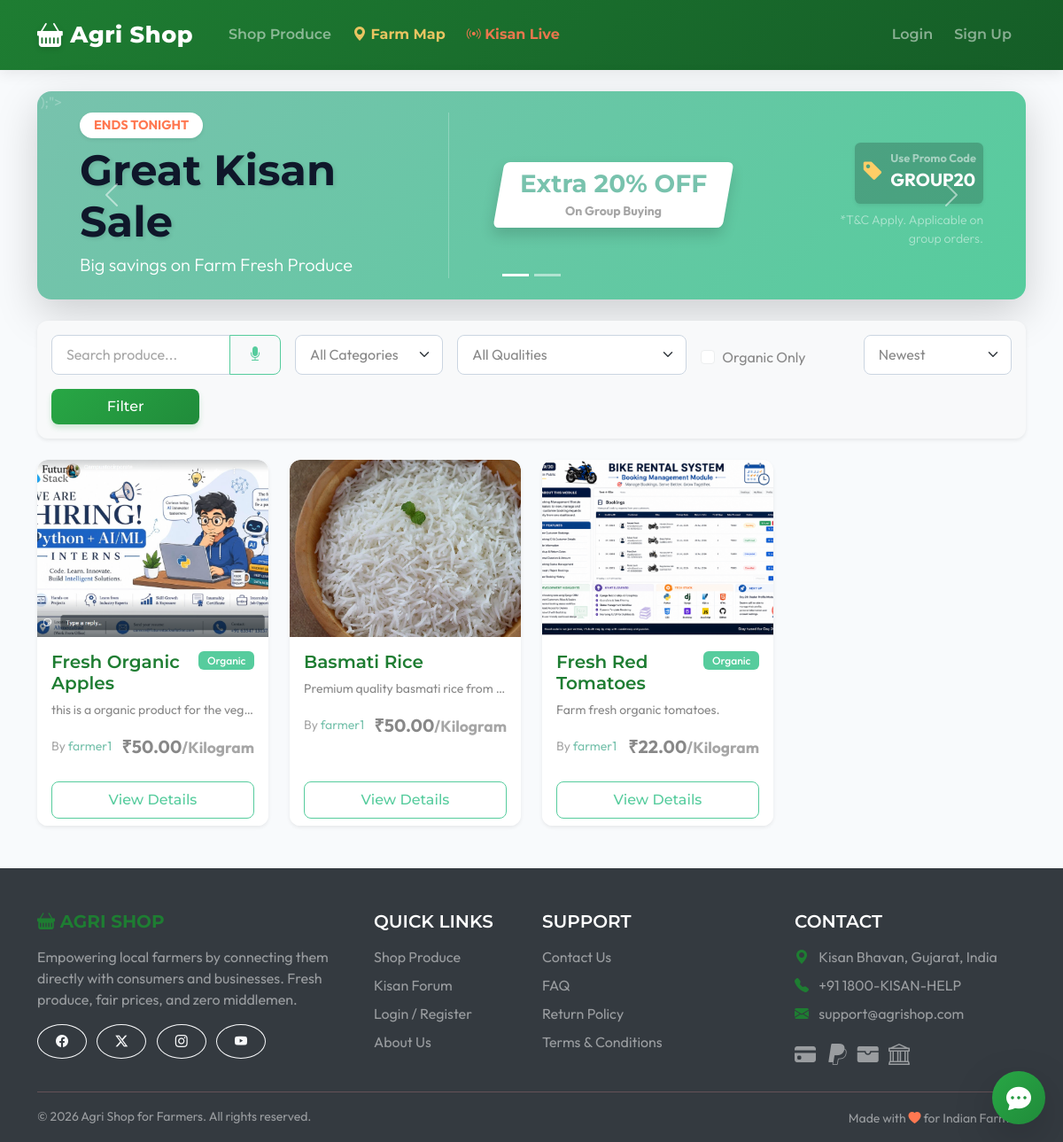
The page / on the database its author committed.
### products/models.py (models this page shows, shortened)
class Product(models.Model):
    UNIT_CHOICES = [
        ('kg', 'Kilogram'),
        ('quintal', 'Quintal (100kg)'),
        ('dozen', 'Dozen'),
        ('litre', 'Litre'),
        ('piece', 'Piece'),
    ]
    QUALITY_CHOICES = [
        ('A', 'Grade A (Premium)'),
        ('B', 'Grade B (Standard)'),
        ('C', 'Grade C (Processing/Juice)'),
        ('organic', 'Certified Organic'),
        ('pesticide_free', 'Pesticide-Free'),
    ]
    farmer = models.ForeignKey(settings.AUTH_USER_MODEL, on_delete=models.CASCADE, related_name='products')
    category = models.ForeignKey(Category, on_delete=models.CASCADE, related_name='products')
    name = models.CharField(max_length=200)
    description = models.TextField()
    image = models.ImageField(upload_to='product_images/', blank=True, null=True)
    price_per_unit = models.DecimalField(max_digits=10, decimal_places=2)
    unit = models.CharField(max_length=20, choices=UNIT_CHOICES, default='kg')
    quantity_available = models.DecimalField(max_digits=10, decimal_places=2)
    bulk_price_threshold = models.DecimalField(max_digits=10, decimal_places=2, null=True, blank=True, help_text="Minimum quantity for bulk pricing")
    bulk_price_per_unit = models.DecimalField(max_digits=10, decimal_places=2, null=True, blank=True, help_text="Price per unit when threshold is met")
    is_organic = models.BooleanField(default=False)
    quality_grade = models.CharField(max_length=20, choices=QUALITY_CHOICES, blank=True)
    is_imperfect = models.BooleanField(default=False, help_text="Ugly veggies at discount")
    harvest_date = models.DateField(blank=True, null=True)
    is_active = models.BooleanField(default=True)
    created_at = models.DateTimeField(auto_now_add=True)
    updated_at = models.DateTimeField(auto_now=True)

### accounts/models.py (models this page shows, shortened)
class User(AbstractUser):
    class Role(models.TextChoices):
        FARMER = 'FARMER', 'Farmer'
        BUYER = 'BUYER', 'Buyer'
        BUSINESS_BUYER = 'BUSINESS_BUYER', 'Business Buyer'
        AGRO_DEALER = 'AGRO_DEALER', 'Agro Dealer'
    role = models.CharField(max_length=20, choices=Role.choices, default=Role.BUYER)
    phone = models.CharField(max_length=15, blank=True)
    address = models.TextField(blank=True)
    village_or_city = models.CharField(max_length=100, blank=True)
    state = models.CharField(max_length=50, blank=True)
    is_verified_farmer = models.BooleanField(default=False)
    @property
    def average_rating(self):
        if self.role != self.Role.FARMER:
            return None
        reviews = self.reviews_received.all()
        if not reviews:
            return None
        return round(sum(r.rating for r in reviews) / reviews.count(), 1)

### products/views.py (the view)
# urls.py: path('', views.product_list, name='product_list'),
def product_list(request):
    if request.user.is_authenticated:
        if request.user.role == 'AGRO_DEALER':
            return redirect('agro_dashboard')
        elif request.user.role == 'FARMER':
            return redirect('farmer_sales')
    query = request.GET.get('q', '')
    category_id = request.GET.get('category', '')
    is_organic = request.GET.get('organic', '')
    quality = request.GET.get('quality', '')
    products = Product.objects.filter(is_active=True)
    if query:
        products = products.filter(Q(name__icontains=query) | Q(description__icontains=query))
    if category_id:
        products = products.filter(category_id=category_id)
    if is_organic:
        products = products.filter(is_organic=True)
    if quality:
        products = products.filter(quality_grade=quality)
    sort_by = request.GET.get('sort', '')
    if sort_by == 'nearest' and request.user.is_authenticated:
        user_city = request.user.village_or_city.lower().strip()
        user_state = request.user.state.lower().strip()
        products = products.annotate(
            location_rank=Case(
                When(farmer__village_or_city__iexact=user_city, farmer__state__iexact=user_state, then=Value(1)),
                When(farmer__state__iexact=user_state, then=Value(2)),
                default=Value(3),
                output_field=IntegerField(),
            )
        ).order_by('location_rank', '-created_at')
    else:
        products = products.order_by('-created_at')
    categories = Category.objects.all()
    context = {
        'products': products,
        'categories': categories,
        'quality_choices': Product.QUALITY_CHOICES,
    }
    return render(request, 'products/product_list.html', context)

### templates/products/product_list.html (shortened to what this page needs)
{% extends 'base.html' %}
{% block content %}
<div id="promoCarousel" class="carousel slide mb-4 rounded-4 shadow-lg overflow-hidden" data-bs-ride="carousel">
    <div class="carousel-indicators">
        <button type="button" data-bs-target="#promoCarousel" data-bs-slide-to="0" class="active" aria-current="true" aria-label="Slide 1"></button>
        <button type="button" data-bs-target="#promoCarousel" data-bs-slide-to="1" aria-label="Slide 2"></button>
    </div>
    <div class="carousel-inner">
        <div class="carousel-item active" style="background: linear-gradient(135deg, #78c2ad 0%, #56cc9d 100%); color: white;">
            <div class="position-absolute w-100 h-100 opacity-25" style=""></div>
            <div class="container-fluid py-4 position-relative">
                <div class="row align-items-center">
                    <div class="col-md-5 text-center text-md-start px-md-5 border-end border-white border-opacity-25">
                        <div class="d-inline-block bg-white fw-bold rounded-pill px-3 py-1 mb-2 shadow-sm" style="color: #ff7851; font-size: 0.9rem;">
                            ENDS TONIGHT
                        </div>
                        <h1 class="display-5 fw-bolder mb-1" style="text-shadow: 2px 2px 4px rgba(0,0,0,0.1);">Great Kisan Sale</h1>
                        <p class="fs-5 mb-0 fw-light">Big savings on Farm Fresh Produce</p>
                    </div>
                    <div class="col-md-4 text-center py-3 py-md-0">
                        <div class="bg-white d-inline-block rounded px-4 py-2 shadow" style="transform: skew(-10deg);">
                            <div style="transform: skew(10deg);">
                                <h3 class="mb-0 fw-bold" style="color: #78c2ad;">Extra 20% OFF</h3>
                                <small class="text-muted fw-bold">On Group Buying</small>
                            </div>
                        </div>
                    </div>
                    <div class="col-md-3 text-center text-md-end px-md-5">
                        <div class="bg-dark text-white p-2 rounded shadow-sm d-inline-block text-start" style="background-color: rgba(0,0,0,0.2) !important;">
                            <div class="d-flex align-items-center mb-1">
                                <i class="bi bi-tag-fill text-warning fs-4 me-2"></i>
                                <div>
                                    <span class="d-block fw-bold text-white-50" style="font-size: 0.8rem;">Use Promo Code</span>
                                    <span class="fs-5 fw-bolder text-white">GROUP20</span>
                                </div>
                            </div>
                        </div>
                        <div class="mt-2 text-white-50 small fw-light">*T&C Apply. Applicable on group orders.</div>
                    </div>
                </div>
            </div>
        </div>
    </div>
    <button class="carousel-control-prev" type="button" data-bs-target="#promoCarousel" data-bs-slide="prev">
        <span class="carousel-control-prev-icon" aria-hidden="true"></span>
    </button>
    <button class="carousel-control-next" type="button" data-bs-target="#promoCarousel" data-bs-slide="next">
        <span class="carousel-control-next-icon" aria-hidden="true"></span>
    </button>
</div>
<div class="row mb-4">
    <div class="col-md-12">
        <div class="card bg-light shadow-sm">
            <div class="card-body">
                <form method="get" class="row g-3 align-items-center">
                    <div class="col-md-3">
                        <div class="input-group">
                            <input type="text" name="q" id="searchInput" class="form-control" placeholder="Search produce..." value="{{ request.GET.q }}">
                            <button type="button" class="btn btn-outline-success" id="voiceBtn" title="Search by Voice (Gujarati)">
                                <i class="bi bi-mic-fill"></i>
                            </button>
                        </div>
                    </div>
                    <div class="col-md-2">
                        <select name="category" class="form-select">
                            <option value="">All Categories</option>
                        </select>
                    </div>
                    <div class="col-md-3">
                        <select name="quality" class="form-select">
                            <option value="">All Qualities</option>
                        </select>
                    </div>
                    <div class="col-md-2">
                        <div class="form-check mt-2">
                            <input class="form-check-input" type="checkbox" name="organic" value="true" id="organicCheck" {% if request.GET.organic == 'true' %}checked{% endif %}>
                            <label class="form-check-label" for="organicCheck">
                                Organic Only
                            </label>
                        </div>
                    </div>
                    <div class="col-md-2">
                        <select name="sort" class="form-select">
                            <option value="">Newest</option>
                        </select>
                    </div>
                    <div class="col-md-2">
                        <button type="submit" class="btn btn-success w-100">Filter</button>
                    </div>
                </form>
            </div>
        </div>
    </div>
</div>
<div class="row row-cols-1 row-cols-md-3 row-cols-lg-4 g-4">
    {% for product in products %}
    <div class="col">
        <div class="card h-100 shadow-sm border-0">
            {% if product.image %}
                <img src="{{ product.image.url }}" class="card-img-top" alt="{{ product.name }}" style="height: 200px; object-fit: cover;">
            {% else %}
                <div class="card-img-top bg-secondary text-white d-flex align-items-center justify-content-center" style="height: 200px;">
                    <i class="bi bi-image" style="font-size: 3rem;"></i>
                </div>
            {% endif %}
            <div class="card-body">
                <div class="d-flex justify-content-between align-items-start mb-2">
                    <h5 class="card-title text-success mb-0">{{ product.name }}</h5>
                    {% if product.is_organic %}
                        <span class="badge bg-success"> Organic</span>
                    {% endif %}
                </div>
                <p class="card-text small text-truncate mt-2">{{ product.description }}</p>
                <div class="d-flex justify-content-between align-items-center mt-3">
                    <small class="text-muted">
                        By <a href="{% url 'farmer_profile' product.farmer.username %}" class="text-decoration-none">{{ product.farmer.username }}</a>
                    </small>
                    <strong class="fs-5">₹{{ product.price_per_unit }}<small class="text-muted">/{{ product.get_unit_display }}</small></strong>
                </div>
            </div>
            <div class="card-footer bg-white border-top-0 d-grid">
                <a href="{% url 'product_detail' product.id %}" class="btn btn-outline-success">View Details</a>
            </div>
        </div>
    </div>
    {% empty %}
    <div class="col-12 text-center py-5">
        <h4 class="text-muted">No produce found matching your criteria.</h4>
    </div>
    {% endfor %}
</div>
</div>
{% endblock %}

### rows shown on the page
Product: image (picture), name "Fresh Organic Apples", is_organic "Organic", description "this is a organic product for the veg…", farmer.username "farmer1", price_per_unit "50.00", unit "Kilogram"
Product: image (picture), name "Basmati Rice", description "Premium quality basmati rice from…", farmer.username "farmer1", price_per_unit "50.00", unit "Kilogram"
Product: image (picture), name "Fresh Red Tomatoes", is_organic "Organic", description "Farm fresh organic tomatoes.", farmer.username "farmer1", price_per_unit "22.00", unit "Kilogram"
